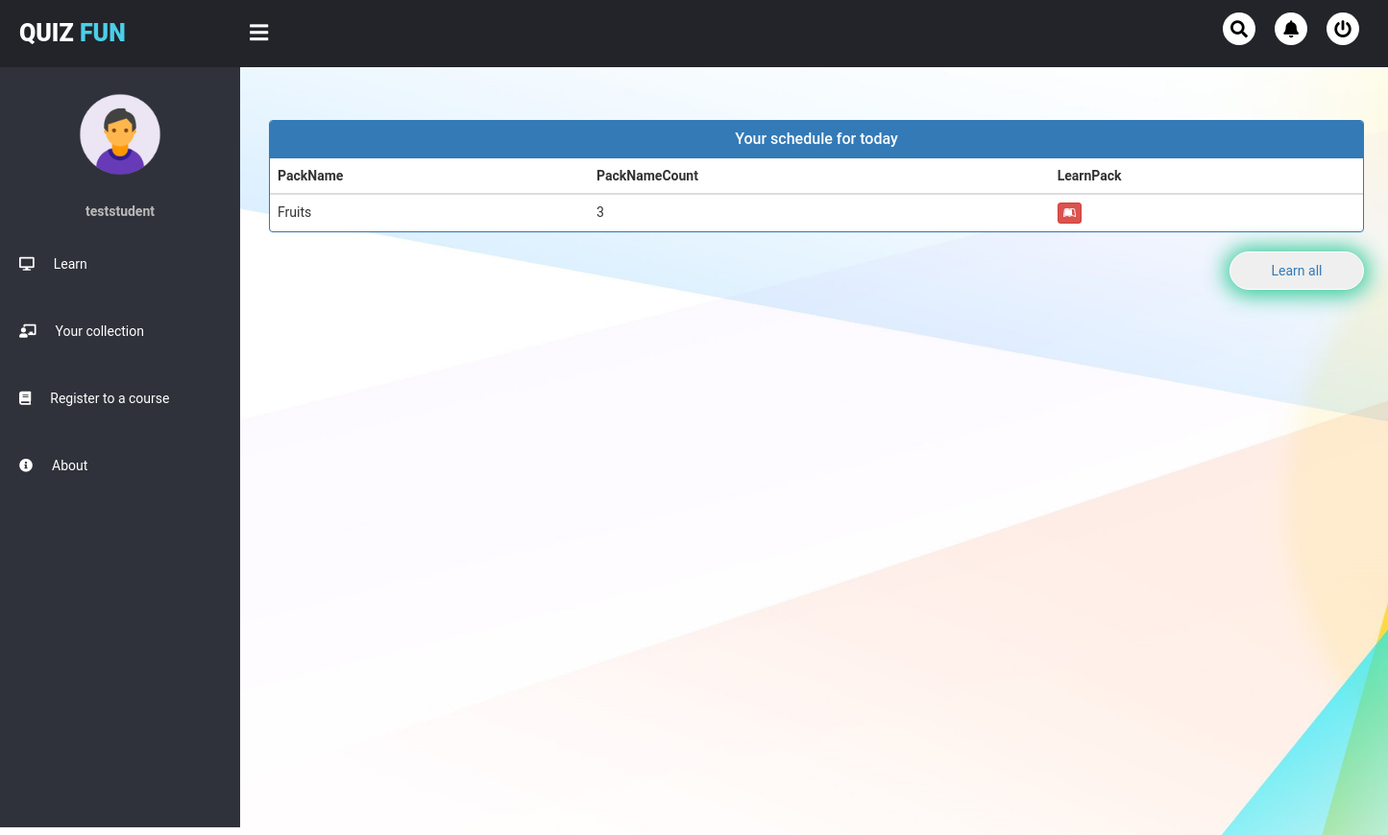
The page /user/student_dashboard/ (signed in) on the database as committed earlier.
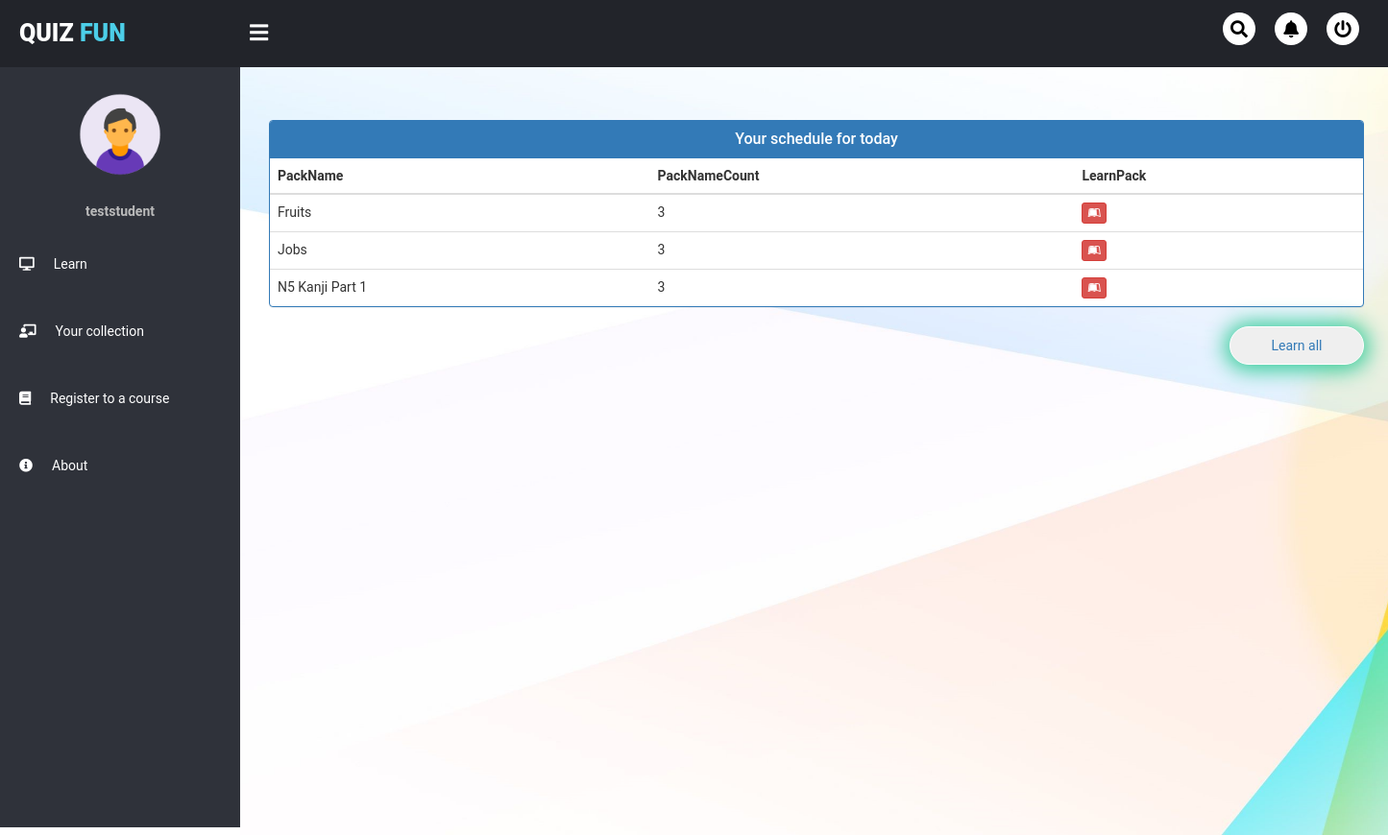
The same page on the database as committed later.
### quiz/models.py (models this page shows, shortened)
class QuizPack(models.Model):
    name = models.CharField(max_length = 50, null = False)
    description = models.TextField(null = True)
    category = models.CharField(max_length = 20, null = False)
    registered_user = models.ManyToManyField(User)
    created_date = models.DateTimeField(auto_now=True)

### user/views.py (the view)
# urls.py: path('student_dashboard/', views.student_learn, name = 'student_learn'),
def student_learn(request):
    schedule = QuestionSchedule.objects.filter(user=request.user, scheduled_time__lte=now()).values('question__pack').annotate(scheduled_count=Count('question__pack'), name=F('question__pack__name'), id=F('question__pack__id')).order_by('name')
    return render(request, 'user_pages/learn.html', {'schedule' : schedule})

### user/templates/user_pages/learn.html (shortened to what this page needs)
{% extends 'user_pages/student_dashboard.html' %}
{% block mainContainer %}
<head>
    <link href="//netdna.bootstrapcdn.com/bootstrap/3.0.0/css/bootstrap.min.css" rel="stylesheet" id="bootstrap-css">
  </head>
  <br><br>
  <div class="container">
    <div class="panel panel-primary">
      <div class="panel-heading">
        <h6 class="panel-title">Your schedule for today</h6>
      </div>
      <table class="table table-hover" id="dev-table">
        <thead>
          <tr>
            <th>PackName</th>
            <th>PackNameCount</th>
            <th>LearnPack</th>
          </tr>
        </thead>
        {% if schedule %}
        {% for pack in schedule %}
            <tr>
                <td>{{pack.name}}</td>
                <td>{{pack.scheduled_count}}</td>
                <td><a class="btn btn-danger btn-xs" href="{% url 'learn' pack.id %}"><i class="fab fa-leanpub"></i></a></td>
            </tr>
        {% endfor %}
        {% else %}
        <td>Your schedule is empty for today</td>
        {% endif %}
      </table>
    </div>
    <a href="{% url 'learn' %}" style="float: right;"><button>Learn all</button></a>
  </div>
  <br><br><br><br><br><br>
{% endblock %}

Rows that differ between the two databases and show on the page:
added QuizPack: name "Jobs", scheduled_count "3"
added QuizPack: name "N5 Kanji Part 1", scheduled_count "3"
